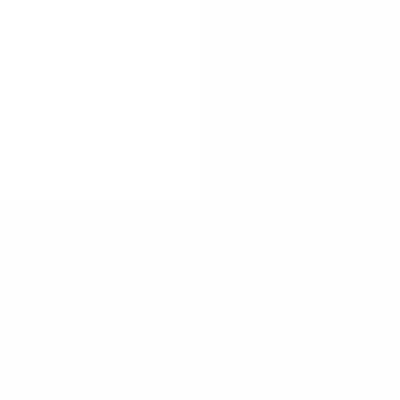
Frame 1 (no input)
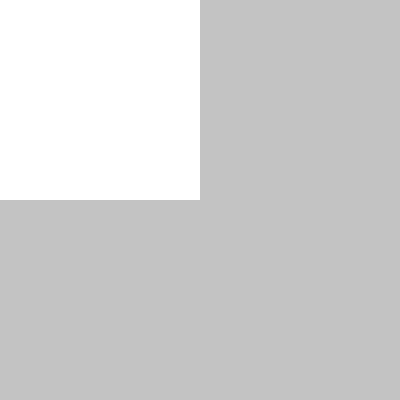
Frame 60 (the mouse pressed at the canvas centre just before this capture)
Frame 120 (the mouse held since frame 60 and released just before this capture): identical to frame 60, image omitted

The Processing sketch that drew these frames (run headless with seeded random() and noise(); from frame 60 on, the mouse is pressed at the canvas centre):

// Processing sketch: Corner_Squares
// ── Corner_Squares.pde
int rect1Color = 255;
int rect2Color = 255;
int rect3Color = 255;
int rect4Color = 255;

void setup(){
  size (400,400);
}
void draw() {
  stroke(0);
  line(width/2,0,width/2,height);
  line(0,height/2,width,height/2);
  
  //Fill a black color
  noStroke();
  fill(0);
  
  if (mouseX<width/2 && mouseY<height/2) {
    rect1Color = 255;
    rect2Color--;
    rect3Color--;
    rect4Color--;
  }
  else if (mouseX>width/2 && mouseY<height/2) {
    rect1Color--;
    rect2Color = 255;
    rect3Color--;
    rect4Color--;
  }
  else if (mouseX<width/2 && mouseY>height/2) {
    rect1Color--;
    rect2Color--;
    rect3Color = 255;
    rect4Color--;
  }
  else if (mouseX>width/2 && mouseY>height/2) {
    rect1Color--;
    rect2Color--;
    rect3Color--;
    rect4Color = 255;

  }
  fill(constrain(rect1Color,0,255));
  rect(0,0,width/2,height/2);
  fill(constrain(rect2Color,0,255));
  rect(width/2,0,width/2,height/2);
  fill(constrain(rect3Color,0,255));
  rect(0,height/2,width/2,height/2);
  fill(constrain(rect4Color,0,255));
  rect(width/2,height/2,width/2,height/2);
}
 

// ── Corner_Squares2.pde
int rect1 = 255;
int rect2 = 255;
int rect3 = 255;
int rect4 = 255;

/*void setup() {
  size(200, 200);
}

void draw() {
  background(255);
  stroke(255, 0, 0);
  line(100, 0, 100, 200);
  line(0, 100, 200, 100);
  noStroke();
  fill(255);

  if (mouseX < 100) {
    if (mouseY < 100) {
      rect1 -= 1;
      rect1 = constrain(rect1, 0, 255);
      fill(rect1);
      rect(0, 0, 100, 100);
    } else {
      rect3 -= 1;
      rect3 = constrain(rect3, 0, 255);
      fill(rect3);
      rect(0, 100, 100, 100);
    }
  } else {
    if (mouseY < 100) {
      rect2 -= 1;
      rect2 = constrain(rect2, 0, 255);
      fill(rect2);
      rect(100, 0, 100, 100);
    } else {
      rect4 -= 1;
      rect4 = constrain(rect4, 0, 255);
      fill(rect4);
      rect(100, 100, 100, 100);
    }
  }
}*/
